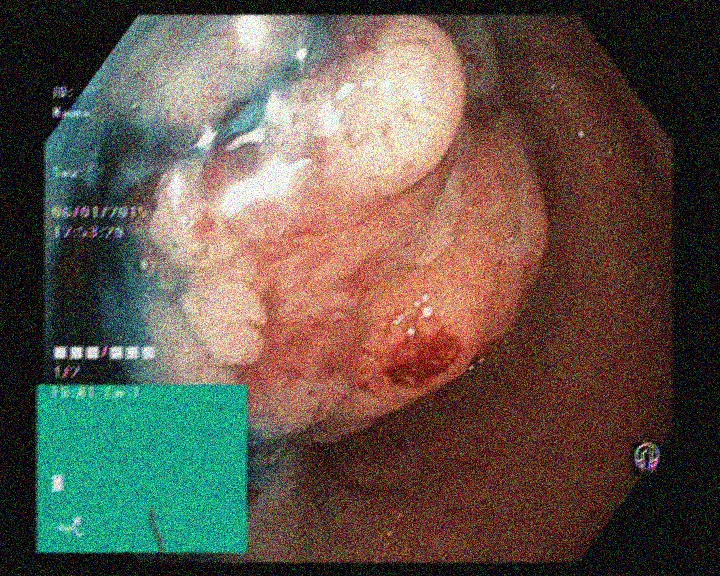
#> input picture image_recovery/g2.jpeg, 720 x 576 px, found by its file name
$ python test.py
#> lines starting #> are read from the running program, lines starting #| are printed output that depends on the picture
from __future__ import print_function
import cv2
import numpy as np

img = cv2.imread('image_recovery/g2.jpeg')
#> img is the input picture: shape (576, 720, 3); mean B, G, R 75.4, 85.5, 97.2

# [7 lines of commented-out code are left out]
median = cv2.bilateralFilter(img,9,85,85)
compare = np.concatenate((img, median), axis=1) #side by side comparison
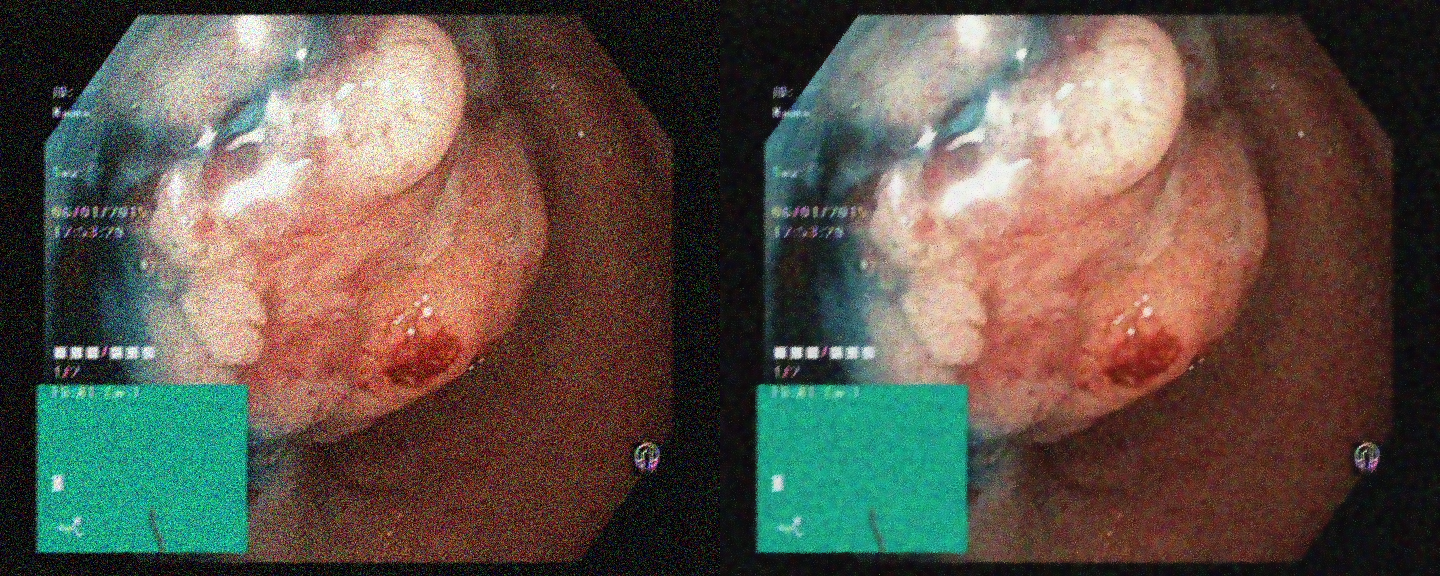
#> compare: shape (576, 1440, 3); mean B, G, R 75.2, 85.3, 97
cv2.imshow('img', compare)
cv2.waitKey(0)

# [7 lines of commented-out code are left out]

$ run again, with image_recovery/g1.jpeg copied over image_recovery/g2.jpeg
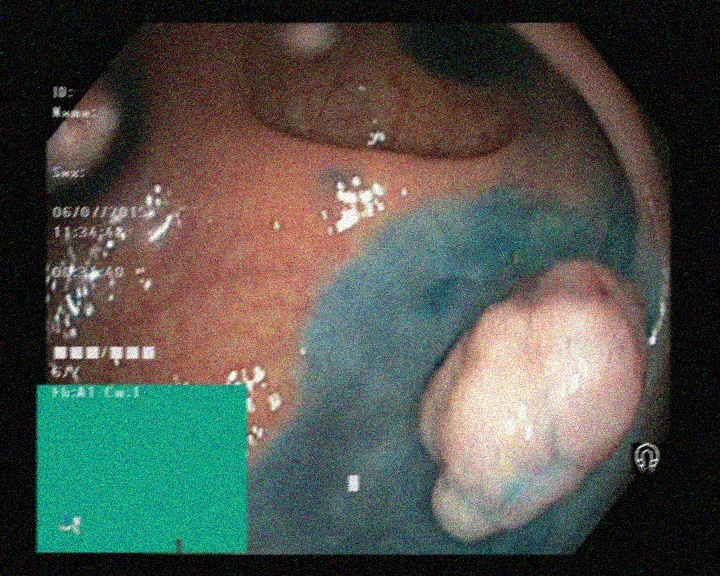
#> input picture image_recovery/g1.jpeg, 720 x 576 px, found by its file name
#> img is the input picture: shape (576, 720, 3); mean B, G, R 76.1, 83, 80.4
#> `compare = np.concatenate((img, median), axis=1)`:
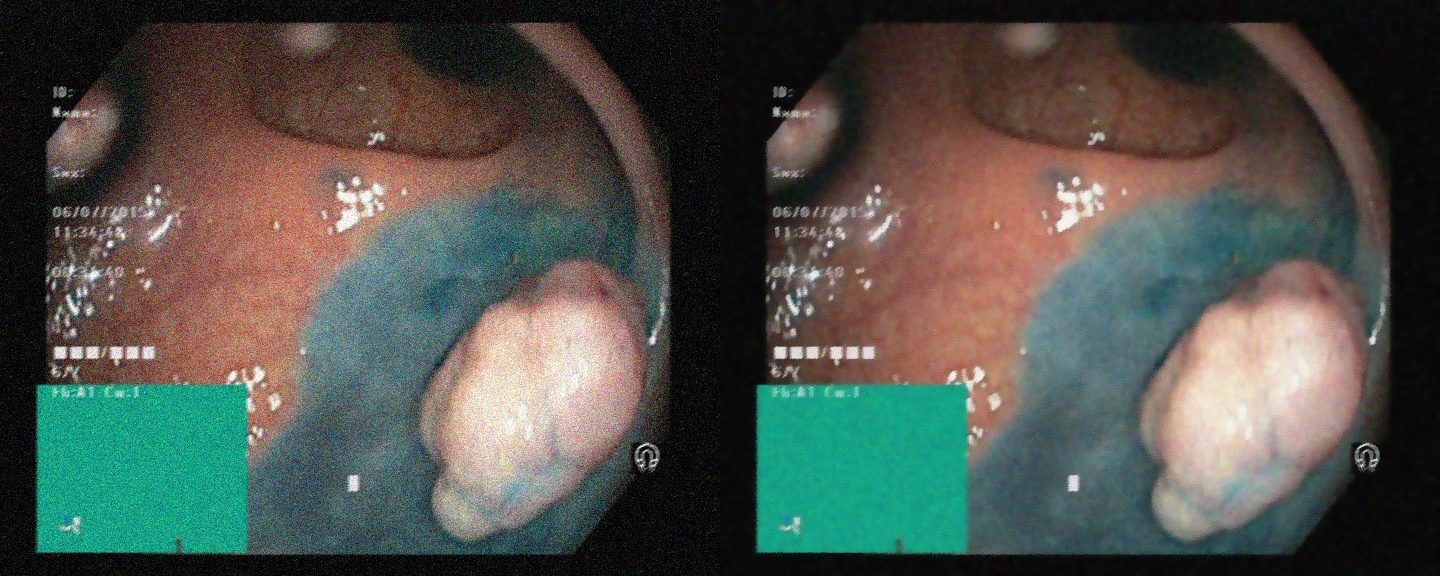
#> compare: shape (576, 1440, 3); mean B, G, R 76, 83, 80.3

$ run again, with image_recovery/g3.jpeg copied over image_recovery/g2.jpeg
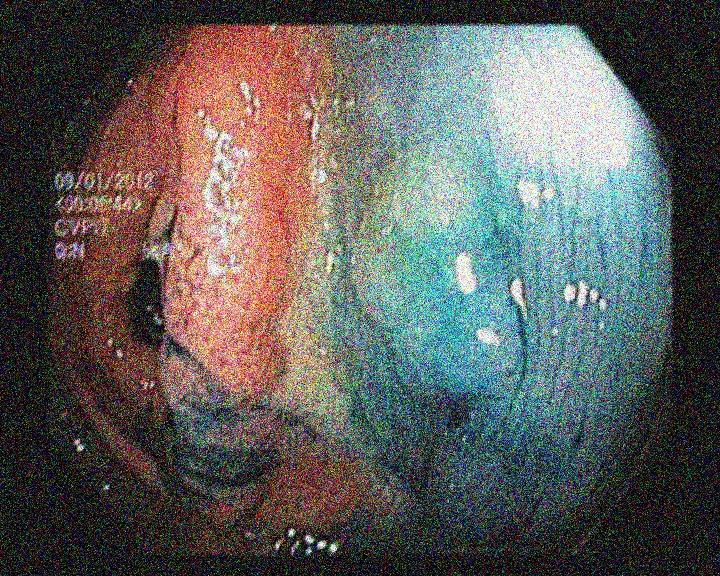
#> input picture image_recovery/g3.jpeg, 720 x 576 px, found by its file name
#> img is the input picture: shape (576, 720, 3); mean B, G, R 90.9, 93.8, 94.4
#> `median = cv2.bilateralFilter(img,9,85,85)`:
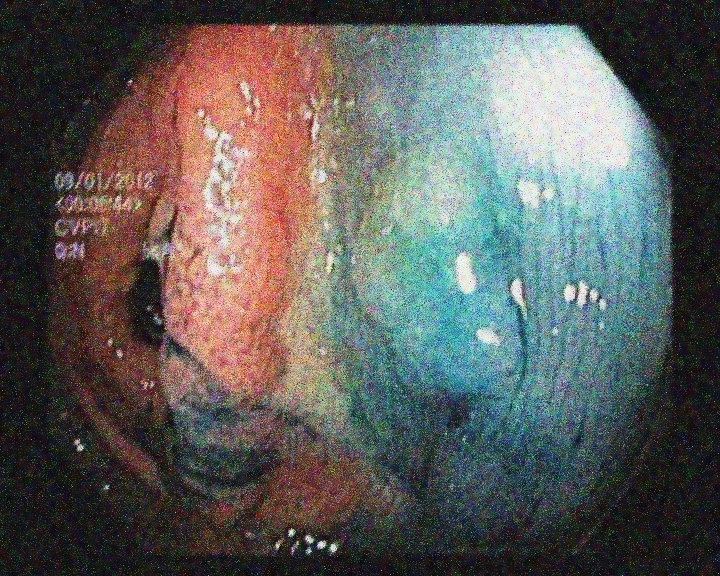
#> median: shape (576, 720, 3); mean B, G, R 90.3, 93.1, 93.8
#> `compare = np.concatenate((img, median), axis=1)`:
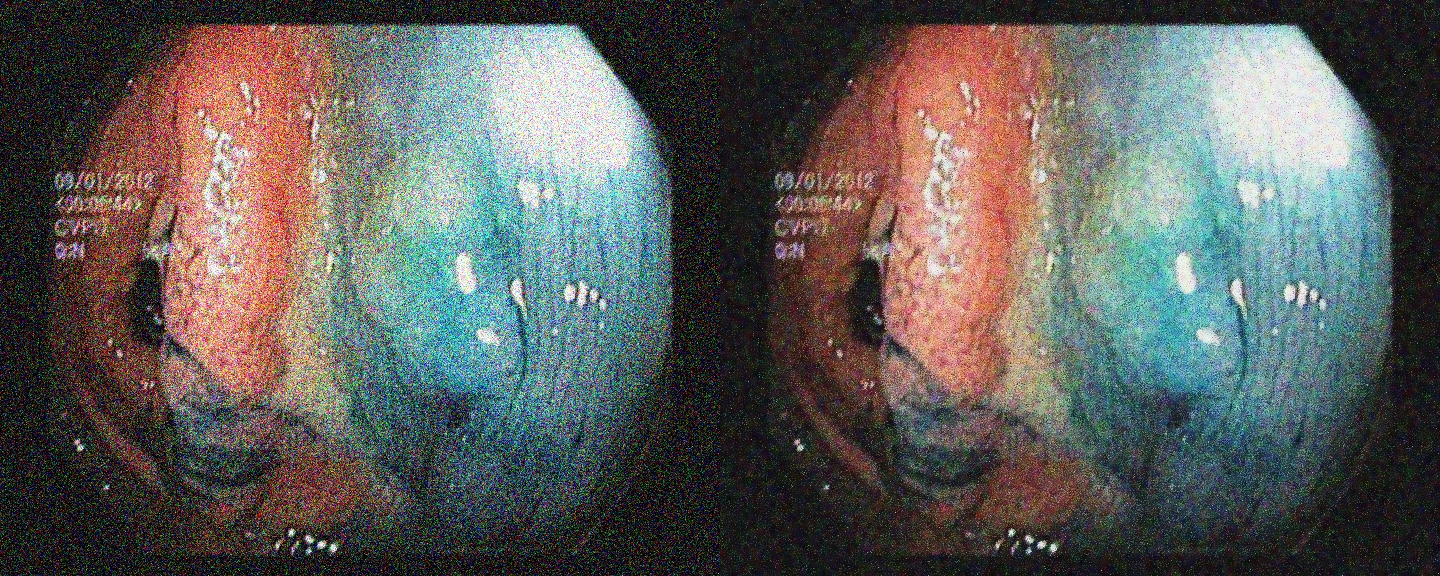
#> compare: shape (576, 1440, 3); mean B, G, R 90.6, 93.5, 94.1

$ run again, with image_recovery/g4.jpeg copied over image_recovery/g2.jpeg
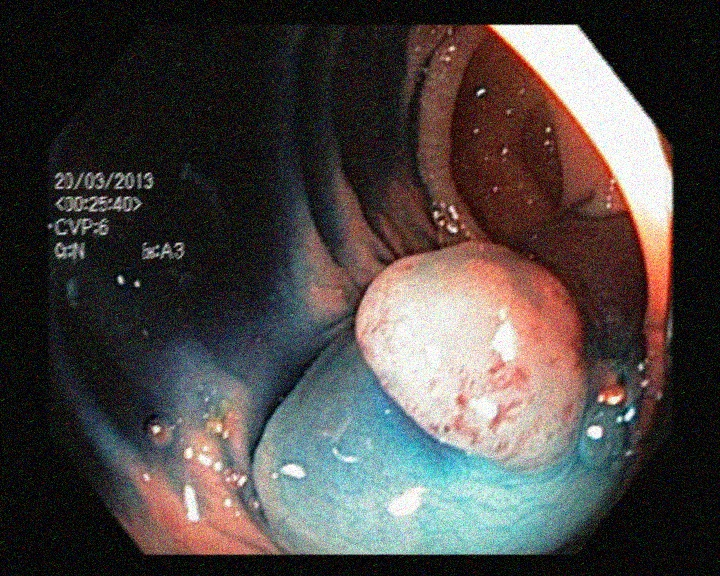
#> input picture image_recovery/g4.jpeg, 720 x 576 px, found by its file name
#> img is the input picture: shape (576, 720, 3); mean B, G, R 68.9, 70.9, 76.6
#> `compare = np.concatenate((img, median), axis=1)`:
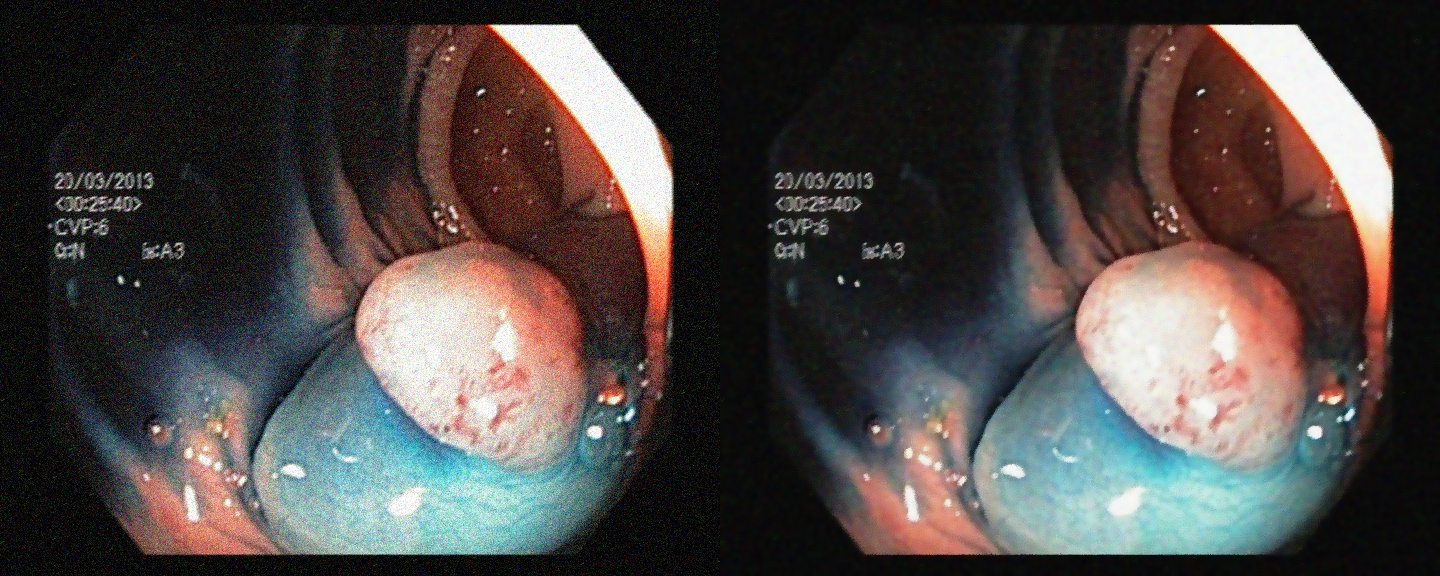
#> compare: shape (576, 1440, 3); mean B, G, R 68.8, 70.7, 76.5
